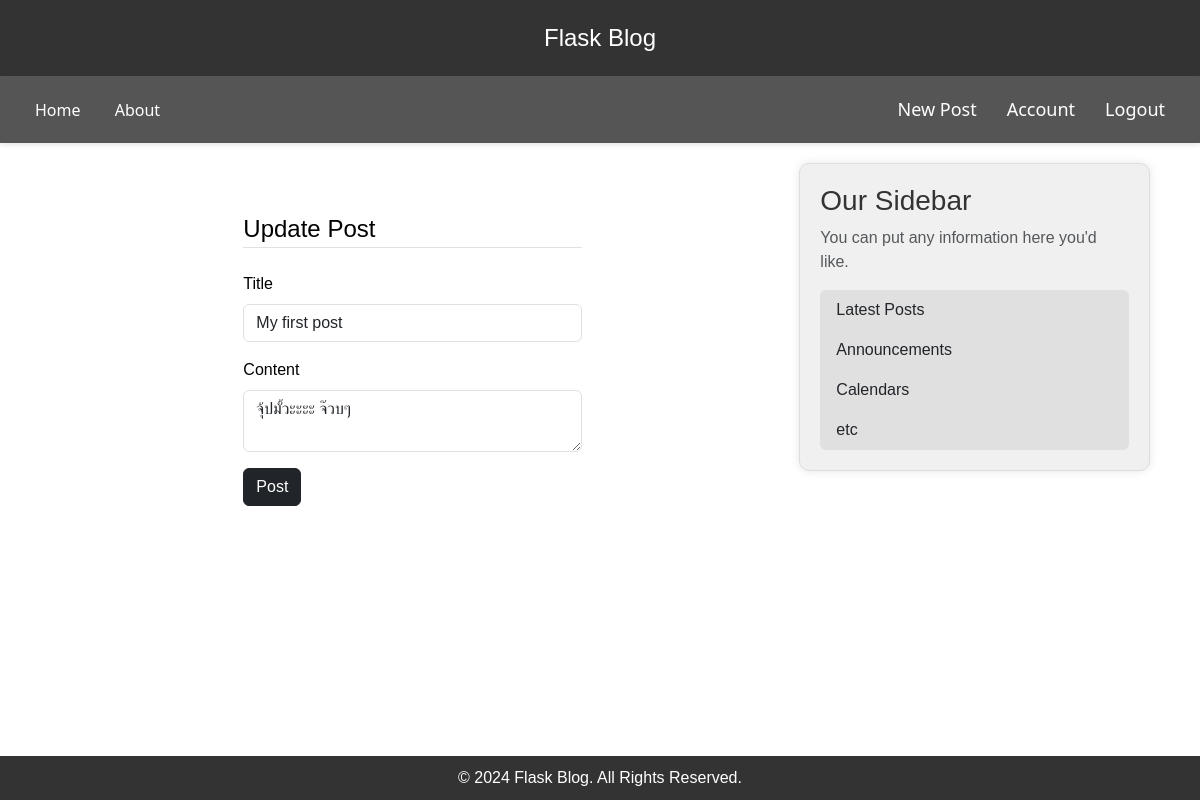
Page /post/1/update (signed in) on the earlier database version.
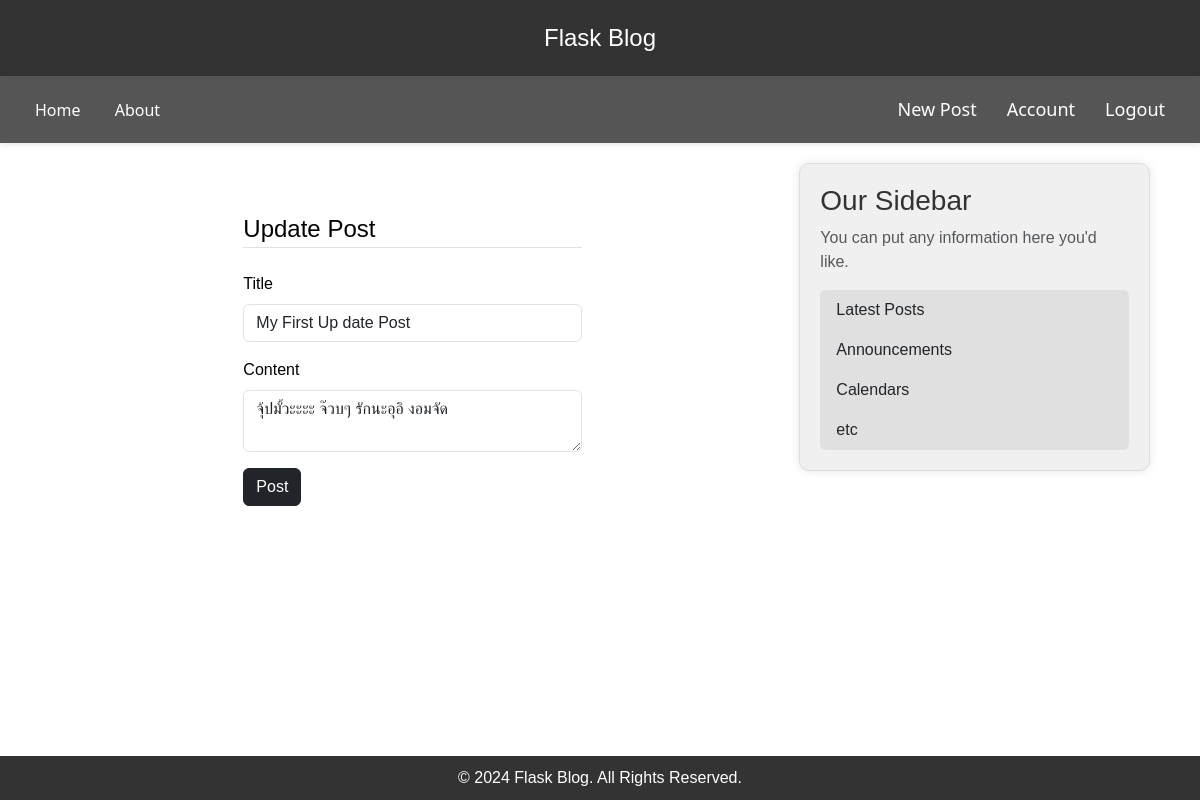
Same page on the later database version.
### flaskblog/model.py (models this page shows, shortened)
class Post(db.Model):
    id = db.Column(db.Integer, primary_key=True)
    title = db.Column(db.String(100), nullable=False)
    date_posted = db.Column(db.DateTime, nullable=False, default=datetime.utcnow())
    content = db.Column(db.Text, nullable=False)
    user_id = db.Column(db.Integer, db.ForeignKey('user.id'), nullable=False)

### flaskblog/routes.py (the view)
@app.route("/post/<int:post_id>/update", methods=['GET', 'POST'])
@login_required
def update_post(post_id):
    post = Post.query.get_or_404(post_id)
    if post.author != current_user:
        abort(403)
    form = PostForm()
    if form.validate_on_submit():
        post.title = form.title.data
        post.content = form.content.data
        db.session.commit()
        flash('Your post has been update!', 'success')
        return redirect(url_for('post', post_id=post.id))
    elif request.method == 'GET':
        form.title.data = post.title
        form.content.data = post.content
    return render_template('create_post.html', title='Update Post',
                           form=form, legend='Update Post' )

### flaskblog/forms.py
class PostForm(FlaskForm):
    title = StringField('Title', validators=[DataRequired()])
    content = TextAreaField('Content', validators=[DataRequired()])
    submit = SubmitField('Post')

### flaskblog/model.py (called while the page is built)
@login_manager.user_loader
def load_user(user_id):
    return User.query.get(int(user_id))

### flaskblog/templates/create_post.html (shortened to what this page needs)
{% extends "layout.html" %}
{% block content %}
<div class="container mt-5 ">
    <div class="row justify-content-center">
        <div class="col-md-6">
            <form method="POST" action="">
                <fieldset class="form-group">
                    <legend class="border-bottom mb-4">{{ legend }}</legend>
                    <div class="mb-3">
                        {{ form.title.label(class="form-label") }}
                        {% if form.title.errors %}
                            {{ form.title(class="form-control is-invalid") }}
                            <div class="invalid-feedback">
                                {% for error in form.title.errors %}
                                    <span>{{ error }}</span>
                                {% endfor %}
                            </div>
                        {% else %}
                            {{ form.title(class="form-control") }}
                        {% endif %}
                    </div>
                    <div class="mb-3">
                        {{ form.content.label(class="form-label") }}
                        {% if form.content.errors %}
                            {{ form.content(class="form-control is-invalid") }}
                            <div class="invalid-feedback">
                                {% for error in form.content.errors %}
                                    <span>{{ error }}</span>
                                {% endfor %}
                            </div>
                        {% else %}
                            {{ form.content(class="form-control") }}
                        {% endif %}
                    </div>
                </fieldset>
                <div class="mb-3">
                    {{ form.submit(class="btn btn-dark text-white") }}
                </div>
            </form>
        </div>
    </div>
</div>
{% endblock content %}

Differences in the rows shown:
changed Post: title "My first post" → "My First Up date Post"; content "จุ้ปมั้วะะะะ จ๊วบๆ" → "จุ้ปมั้วะะะะ จ๊วบๆ รักนะอุอิ งอมจัด"
